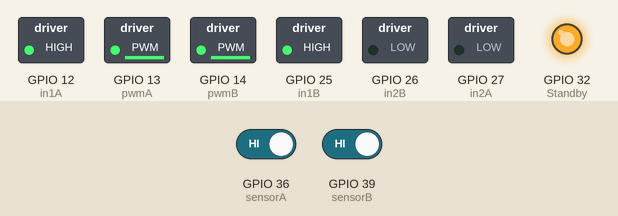
This sketch was run on a simulated ESP32. Shown: switched loads named in the sketch (green lamp = pin HIGH), output pins drawn as LEDs (lit = HIGH). The test bench sets the inputs (shaded band); at power-on: GPIO 39 (sensorB) HIGH, GPIO 36 (sensorA) HIGH. What the sketch prints to the serial monitor is not drawn.

Above: at 1.2 s.
1.3 s: GPIO 39 (sensorB) driven LOW
Timing chart, 0 to 7.8 s (numbered marks = the images above; inputs shaded):
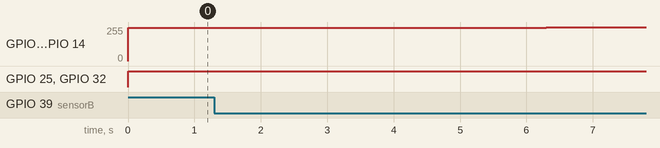

The sketch:

stempcamp_tachometer_demo.ino
```cpp
// Motor A

int pwmA = 13;
int in1A = 12;
int in2A = 27;

// Motor B

int pwmB = 14;
int in1B = 25;
int in2B = 26;
int Standby = 32;

// Setting PWM properties
const int freq = 30000;
const int pwmChannelA = 0;
const int pwmChannelB = 1;
const int resolution = 8;
int dutyCycle = 200; // Motor Speed should be between 200 and 255

int sensorA = 36;
int sensorB = 39;

unsigned long start_time = 0;
unsigned long end_time = 0;
float temp=0;
int stepsA=0;
float steps_oldA=0;
float rpsA=0;

int stepsB=0;
float steps_oldB=0;
float rpsB=0;

int delta=1;

void setup() {
  // put your setup code here, to run once:
  Serial.begin(115200); // Starts the serial communication
  pinMode(sensorA,INPUT_PULLUP);
  pinMode(sensorB,INPUT_PULLUP);
  //Serial.print("A-STEPS - 0");
  //Serial.print("A-RPS - 0");
  //Serial.print("B-STEPS - 0");
  //Serial.print("B-RPS - 0");

  // Set all the motor control pins to outputs
  pinMode(in1A, OUTPUT);
  pinMode(in2A, OUTPUT);
  pinMode(in1B, OUTPUT);
  pinMode(in2B, OUTPUT);
  pinMode(in2B, OUTPUT);
  pinMode(Standby, OUTPUT);

  // configure PWMA functionalitity using ledc
  ledcSetup(pwmChannelA, freq, resolution);

  // attach Channel A to Motor A (left motor)
  ledcAttachPin(pwmA, pwmChannelA);

  // configure PWMB functionalitity using ledc
  ledcSetup(pwmChannelB, freq, resolution);

  // attach Channel B to Motor B (right motor)
  ledcAttachPin(pwmB, pwmChannelB);

}

void loop() {
  // put your main code here, to run repeatedly:

  // Set Motor A forward
  digitalWrite(in1A, HIGH);
  digitalWrite(in2A, LOW);

 // Set Motor B forward
  digitalWrite(in1B, HIGH);
  digitalWrite(in2B, LOW);
  digitalWrite(Standby, HIGH);

  if(dutyCycle<=200){
    delta=50;
  }
  if(dutyCycle >= 255){
    delta=-50;
  }

  dutyCycle+=delta;
  ledcWrite(pwmChannelA, dutyCycle);
  ledcWrite(pwmChannelB, dutyCycle);


start_time=millis();
end_time=start_time+1000;
while(millis()<end_time)
{
   if(digitalRead(sensorA))
   {
    while(digitalRead(sensorB));
    stepsA=stepsA+1;
    //while(digitalRead(sensorA));
   }
   if(digitalRead(sensorB)){
    while(digitalRead(sensorA));
    stepsB=stepsB+1;
    //while(digitalRead(sensorB));
   }

   //Serial.print("A-STEPS: ");
   //Serial.println(stepsA);
   //Serial.print("B-STEPS: ");
   //Serial.println(stepsB);
}
   temp=stepsA-steps_oldA;
   steps_oldA=stepsA;
   rpsA=(temp/20);
   Serial.print("A-RPS: ");
   Serial.println(rpsA);
   temp=stepsB-steps_oldB;
   steps_oldB=stepsB;
   rpsB=(temp/20);
   //Serial.print("B-RPS: ");
   //Serial.println(rpsB);

  delay(5000);

}
```

Measured:
- after the input at 1.3 s, GPIO 13 (pwmA), GPIO 14 (pwmB): 249/255 → 255/255 after 5.0 s
